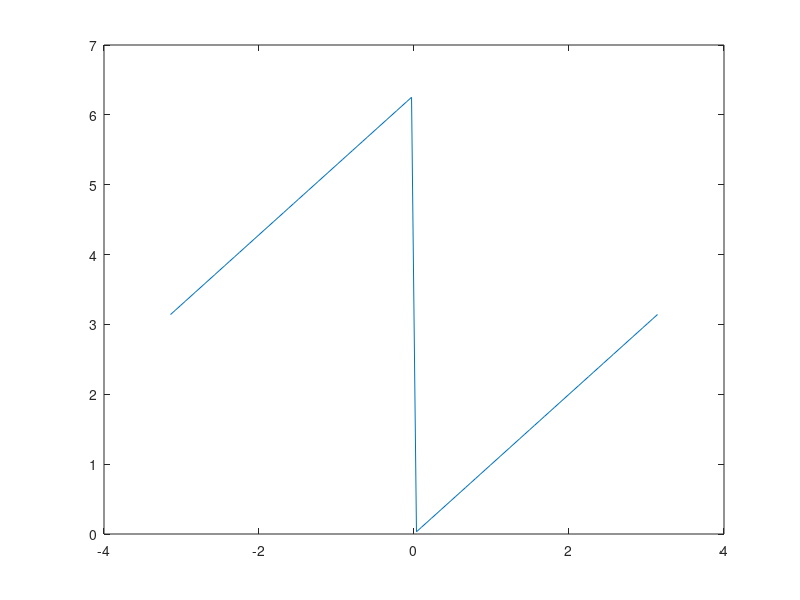

Here is the MATLAB script that generated this plot: (Note: this script raises an error after producing the figure.)
close all
clear

t = linspace(-pi+.000000001,pi);

map1 = @(x) x.*(x >= 0) + (2*pi + x).*(x < 0);

plot(t, map1(t))
des = pi*.75;
d1 = des - t;
d2 = map1(des) - map1(t);

%%% TEST ENCODER CALCULATOR
distCalc = GenEncoderCalculator([-pi, pi]);

figure
plot(t, d1)
hold on
plot(t,d2)
plot(t, distCalc(des,t))

